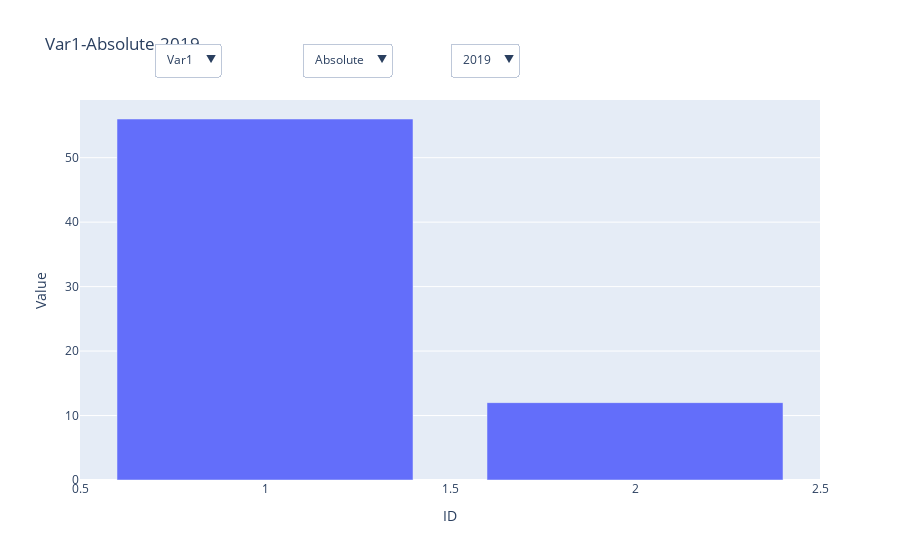

Notebook code for this chart:
### Code cell
import plotly.graph_objects as go
import pandas as pd

# Sample data
data = {
    'ID': [1, 1, 1, 1, 1, 1, 1, 1, 2, 2, 2, 2, 2, 2, 2, 2],
    'Variable': ['Var1', 'Var1', 'Var2', 'Var2', 'Var1', 'Var1', 'Var2', 'Var2',
                 'Var1', 'Var1', 'Var2', 'Var2', 'Var1', 'Var1', 'Var2', 'Var2'],
    'Dimension': ['Absolute', 'Relative', 'Absolute', 'Relative',
                  'Absolute', 'Relative', 'Absolute', 'Relative',
                  'Absolute', 'Relative', 'Absolute', 'Relative',
                  'Absolute', 'Relative', 'Absolute', 'Relative'],
    'Year': [2019, 2019, 2019, 2019, 2020, 2020, 2020, 2020,
             2019, 2019, 2019, 2019, 2020, 2020, 2020, 2020],
    'Value': [56, 76, 34, 90, 12, 32, 40, 80, 12, 19, 23, 30, 50, 40, 20, 25]
}

df = pd.DataFrame(data)

# Define the update_visibility function
def update_visibility(variable, dimension, year):
    year_str = str(year)
    return [
        (variable in trace.name) and
        (dimension in trace.name) and
        (year_str in trace.name)
        for trace in fig.data
    ]

# Create the bar plot figure and add traces
fig = go.Figure()

for variable in df['Variable'].unique():
    for dimension in df['Dimension'].unique():
        for year in df['Year'].unique():
            filtered_data = df[(df['Variable'] == variable) & (df['Dimension'] == dimension) & (df['Year'] == year)]
            trace_name = f"{variable}-{dimension}-{year}"
            fig.add_trace(go.Bar(
                x=filtered_data['ID'],
                y=filtered_data['Value'],
                name=trace_name,
                visible=False  # Start with all traces hidden
            ))

# Initial selections for the dropdowns
initial_variable = 'Var1'
initial_dimension = 'Absolute'
initial_year = 2019

# Make the initial selection visible
for trace in fig.data:
    if initial_variable in trace.name and initial_dimension in trace.name and str(initial_year) in trace.name:
        trace.visible = True

# Function to create new dropdown args considering current selection:
def create_dropdown_args(current_variable, current_dimension, current_year):
    return [
        {'visible': update_visibility(current_variable, current_dimension, current_year)},
        {'title': f'{current_variable}-{current_dimension}-{current_year}'}
    ]

# Store dropdown states
dropdown_states = {'variable': initial_variable, 'dimension': initial_dimension, 'year': initial_year}

# Callbacks updating dropdown states and traces
def update_variable_menu(var):
    dropdown_states['variable'] = var
    return create_dropdown_args(dropdown_states['variable'], dropdown_states['dimension'], dropdown_states['year'])

def update_dimension_menu(dim):
    dropdown_states['dimension'] = dim
    return create_dropdown_args(dropdown_states['variable'], dropdown_states['dimension'], dropdown_states['year'])

def update_year_menu(year):
    dropdown_states['year'] = year
    return create_dropdown_args(dropdown_states['variable'], dropdown_states['dimension'], dropdown_states['year'])

# Dropdown buttons for variables
dropdown_buttons_variable = [
    {
        'label': str(variable),
        'method': 'update',
        'args': update_variable_menu(variable)
    }
    for variable in df['Variable'].unique()
]

# Dropdown buttons for dimensions
dropdown_buttons_dimension = [
    {
        'label': str(dimension),
        'method': 'update',
        'args': update_dimension_menu(dimension)
    }
    for dimension in df['Dimension'].unique()
]

# Dropdown buttons for years
dropdown_buttons_year = [
    {
        'label': str(year),
        'method': 'update',
        'args': update_year_menu(year)
    }
    for year in df['Year'].unique()
]

# Add dropdown menus to the plot layout
fig.update_layout(
    updatemenus=[
        {
            'buttons': dropdown_buttons_variable,
            'direction': 'down',
            'showactive': True,
            'x': 0.1,
            'xanchor': 'left',
            'y': 1.15,
            'yanchor': 'top'
        },
        {
            'buttons': dropdown_buttons_dimension,
            'direction': 'down',
            'showactive': True,
            'x': 0.3,
            'xanchor': 'left',
            'y': 1.15,
            'yanchor': 'top'
        },
        {
            'buttons': dropdown_buttons_year,
            'direction': 'down',
            'showactive': True,
            'x': 0.5,
            'xanchor': 'left',
            'y': 1.15,
            'yanchor': 'top'
        }
    ],
    title=f'{initial_variable}-{initial_dimension}-{initial_year}',
    xaxis_title='ID',
    yaxis_title='Value'
)

fig.show()

### Figure 1 — Plotly figure (JSON) as saved in the notebook; plotly's stock layout.template omitted (floating-point values rounded to 4 significant figures)
{"data": [{"name": "Var1-Absolute-2019", "type": "bar", "visible": true, "x": [1, 2], "y": [56, 12]}, {"name": "Var1-Absolute-2020", "type": "bar", "visible": false, "x": [1, 2], "y": [12, 50]}, {"name": "Var1-Relative-2019", "type": "bar", "visible": false, "x": [1, 2], "y": [76, 19]}, {"name": "Var1-Relative-2020", "type": "bar", "visible": false, "x": [1, 2], "y": [32, 40]}, {"name": "Var2-Absolute-2019", "type": "bar", "visible": false, "x": [1, 2], "y": [34, 23]}, {"name": "Var2-Absolute-2020", "type": "bar", "visible": false, "x": [1, 2], "y": [40, 20]}, {"name": "Var2-Relative-2019", "type": "bar", "visible": false, "x": [1, 2], "y": [90, 30]}, {"name": "Var2-Relative-2020", "type": "bar", "visible": false, "x": [1, 2], "y": [80, 25]}], "layout": {"title": {"text": "Var1-Absolute-2019"}, "updatemenus": [{"buttons": [{"args": [{"visible": [true, false, false, false, false, false, false, false]}, {"title": "Var1-Absolute-2019"}], "label": "Var1", "method": "update"}, {"args": [{"visible": [false, false, false, false, true, false, false, false]}, {"title": "Var2-Absolute-2019"}], "label": "Var2", "method": "update"}], "direction": "down", "showactive": true, "x": 0.1, "xanchor": "left", "y": 1.15, "yanchor": "top"}, {"buttons": [{"args": [{"visible": [false, false, false, false, true, false, false, false]}, {"title": "Var2-Absolute-2019"}], "label": "Absolute", "method": "update"}, {"args": [{"visible": [false, false, false, false, false, false, true, false]}, {"title": "Var2-Relative-2019"}], "label": "Relative", "method": "update"}], "direction": "down", "showactive": true, "x": 0.3, "xanchor": "left", "y": 1.15, "yanchor": "top"}, {"buttons": [{"args": [{"visible": [false, false, false, false, false, false, true, false]}, {"title": "Var2-Relative-2019"}], "label": "2019", "method": "update"}, {"args": [{"visible": [false, false, false, false, false, false, false, true]}, {"title": "Var2-Relative-2020"}], "label": "2020", "method": "update"}], "direction": "down", "showactive": true, "x": 0.5, "xanchor": "left", "y": 1.15, "yanchor": "top"}], "xaxis": {"title": {"text": "ID"}}, "yaxis": {"title": {"text": "Value"}}}}
